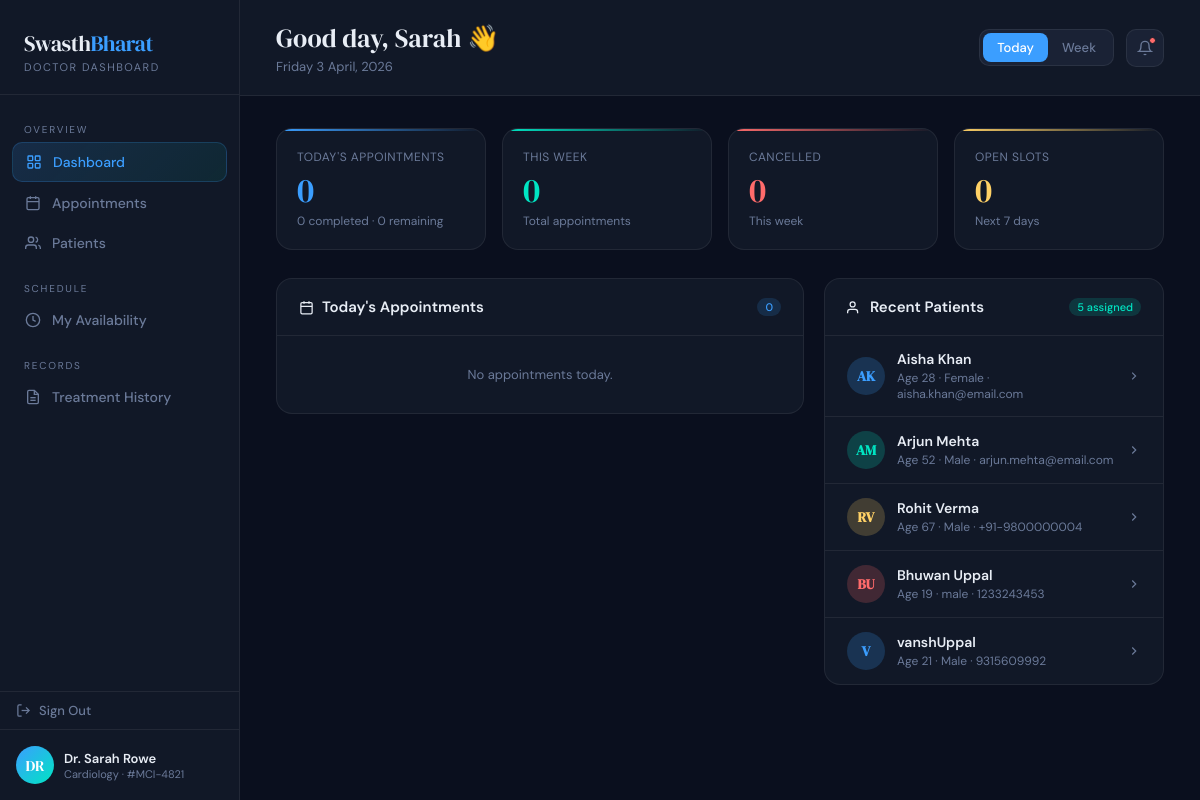
Screenshot of /doctordash (signed in) with the database file from the repository.
### HospitalManagementSystem_23f2001648/models.py (models this page shows)
class User(db.Model, UserMixin):
    __tablename__ = "users"
    name= db.Column(db.String(150), nullable=False)
    pincode = db.Column(db.String(20), nullable=False)
    id = db.Column(db.Integer, primary_key=True)
    email = db.Column(db.String(150), unique=True, nullable=False)
    address=db.Column(db.String(255), nullable=False)
    password = db.Column(db.String(255), nullable=False)
    role = db.Column(db.String(50), nullable=False)  # admin / doctor / patient
    phone = db.Column(db.String(20))
    is_blacklisted = db.Column(db.Boolean, default=False, nullable=False)
    doctor_profile = db.relationship(
        "DoctorProfile",
        back_populates="user",
        uselist=False,
        cascade="all, delete"
    )
    patient_profile = db.relationship(
        "PatientProfile",
        back_populates="user",
        uselist=False,
        cascade="all, delete"
    )

class DoctorProfile(db.Model):
    __tablename__ = "doctor_profiles"
    id = db.Column(db.Integer, primary_key=True)
    user_id = db.Column(db.Integer, db.ForeignKey("users.id"), unique=True, nullable=False)
    specialization = db.Column(db.String(150), nullable=False)
    experience = db.Column(db.Integer, nullable=False)
    contact_info = db.Column(db.String(150), nullable=False)
    license = db.Column(db.String(100), nullable=False)
    user = db.relationship("User", back_populates="doctor_profile")
    availabilities = db.relationship(
        "Availability",
        back_populates="doctor",
        cascade="all, delete-orphan"
    )
    appointments = db.relationship(
        "Appointment",
        back_populates="doctor",
        cascade="all, delete-orphan"
    )

class PatientProfile(db.Model):
    __tablename__ = "patient_profiles"
    id = db.Column(db.Integer, primary_key=True)
    user_id = db.Column(db.Integer, db.ForeignKey("users.id"), unique=True, nullable=False)
    age = db.Column(db.Integer, nullable=False)
    gender = db.Column(db.String(10), nullable=False)
    contact_info = db.Column(db.String(150), nullable=False)
    user = db.relationship("User", back_populates="patient_profile")
    appointments = db.relationship(
        "Appointment",
        back_populates="patient",
        cascade="all, delete-orphan"
    )

### HospitalManagementSystem_23f2001648/app.py (the view)
@app.route('/doctordash')
@login_required
def doctordash():
    if current_user.role != 'doctor':
        flash('Unauthorized access.', 'danger')
        return redirect(url_for('home'))
    dp = _get_doctor_profile()
    if not dp:
        flash('Doctor profile not found.', 'danger')
        return redirect(url_for('home'))
    today_dt  = date.today()
    week_end  = today_dt + timedelta(days=7)
    all_appointments = (
        Appointment.query
        .filter_by(doctor_id=dp.id)
        .order_by(Appointment.date.desc(), Appointment.time.desc())
        .all()
    )
    today_appointments = [a for a in all_appointments if a.date == today_dt]
    week_appointments  = [a for a in all_appointments
                          if today_dt <= a.date <= week_end]
    today_count    = len(today_appointments)
    completed_today = sum(1 for a in today_appointments if a.status == 'completed')
    scheduled_today = sum(1 for a in today_appointments if a.status == 'scheduled')
    week_count     = len(week_appointments)
    cancelled_week = sum(1 for a in week_appointments if a.status == 'cancelled')
    availability = (
        Availability.query
        .filter_by(doctor_id=dp.id)
        .filter(Availability.date >= today_dt, Availability.date <= week_end)
        .order_by(Availability.date, Availability.start_time)
        .all()
    )
    open_slots = len(availability)
    patient_ids = list({a.patient_id for a in all_appointments})
    patients = PatientProfile.query.filter(PatientProfile.id.in_(patient_ids)).all()
    treatment_records = []
    try:
        from models import TreatmentRecord
        treatment_records = (
            TreatmentRecord.query
            .join(Appointment)
            .filter(Appointment.doctor_id == dp.id)
            .order_by(TreatmentRecord.created_at.desc())
            .all()
        )
    except ImportError:
        pass
    appointments_json = json.dumps([{
        'id':           a.id,
        'patient_id':   a.patient_id,
        'patient_name': a.patient.user.name,
        'date':         a.date.strftime('%Y-%m-%d'),
        'time':         a.time.strftime('%H:%M'),
        'status':       a.status,
    } for a in all_appointments])
    availability_json = json.dumps([{
        'id':         s.id,
        'date':       s.date.strftime('%Y-%m-%d'),
        'start_time': s.start_time.strftime('%H:%M'),
        'end_time':   s.end_time.strftime('%H:%M'),
    } for s in availability])
    patients_json = json.dumps([{
        'id':          p.id,
        'name':        p.user.name,
        'email':       p.user.email,
        'age':         p.age,
        'gender':      p.gender,
        'contact_info': p.contact_info,
    } for p in patients])
    return render_template(
        'doctordash.html',
        doctor              = current_user,
        dp                  = dp,
        today_appointments  = today_appointments,
        all_appointments    = all_appointments,
        patients            = patients,
        treatment_records   = treatment_records,
        today_count         = today_count,
        completed_today     = completed_today,
        scheduled_today     = scheduled_today,
        week_count          = week_count,
        cancelled_week      = cancelled_week,
        open_slots          = open_slots,
        appointments_json   = appointments_json,
        availability_json   = availability_json,
        patients_json       = patients_json,
    )

### HospitalManagementSystem_23f2001648/app.py (called while the page is built)
@login_manager.user_loader
def load_user(user_id):
    return User.query.get(int(user_id))

def _get_doctor_profile():
    if current_user.role != 'doctor':
        return None
    return DoctorProfile.query.filter_by(user_id=current_user.id).first()

### HospitalManagementSystem_23f2001648/templates/doctordash.html (shortened to what this page needs)
<!DOCTYPE html>
<html lang="en">
<head>
</head>
<body>
{%- macro patient_row(p, idx) %}
{%- set av_classes = ['avatar-a','avatar-b','avatar-c','avatar-d'] %}
{%- set avc = av_classes[(idx - 1) % 4] %}
{%- set nm = p.user.name %}
{%- set init = (nm.split()[0][0] + (nm.split()[-1][0] if nm.split()|length > 1 else '')) | upper %}
<div class="patient-item" onclick="openPatientModal({{ p.id }})">
  <div class="patient-avatar {{ avc }}">{{ init }}</div>
  <div>
    <div class="patient-name">{{ nm }}</div>
    <div class="patient-meta">Age {{ p.age }} · {{ p.gender }} · {{ p.contact_info }}</div>
  </div>
  <svg class="chevron" width="14" height="14" fill="none" stroke="currentColor" stroke-width="2" viewBox="0 0 24 24"><polyline points="9 18 15 12 9 6"/></svg>
</div>
{%- endmacro %}
{% set dp = doctor.doctor_profile %}
{% set nparts = doctor.name.split() %}
{% set initials = (nparts[0][0] + (nparts[-1][0] if nparts|length > 1 else '')) | upper %}
<aside class="sidebar">
  <div class="logo">
    <div class="logo-mark">Swasth<span>Bharat</span></div>
    <div class="logo-sub">Doctor Dashboard</div>
  </div>
  <nav class="nav">
    <div class="nav-section-label">Overview</div>
    <div class="nav-item active" onclick="showPanel('dashboard')">
      <span class="nav-icon"><svg width="16" height="16" fill="none" stroke="currentColor" stroke-width="2" viewBox="0 0 24 24"><rect x="3" y="3" width="7" height="7" rx="1"/><rect x="14" y="3" width="7" height="7" rx="1"/><rect x="3" y="14" width="7" height="7" rx="1"/><rect x="14" y="14" width="7" height="7" rx="1"/></svg></span>
      Dashboard
    </div>
    <div class="nav-item" onclick="showPanel('appointments')">
      <span class="nav-icon"><svg width="16" height="16" fill="none" stroke="currentColor" stroke-width="2" viewBox="0 0 24 24"><rect x="3" y="4" width="18" height="18" rx="2"/><path d="M16 2v4M8 2v4M3 10h18"/></svg></span>
      Appointments
    </div>
    <div class="nav-item" onclick="showPanel('patients')">
      <span class="nav-icon"><svg width="16" height="16" fill="none" stroke="currentColor" stroke-width="2" viewBox="0 0 24 24"><path d="M17 21v-2a4 4 0 0 0-4-4H5a4 4 0 0 0-4 4v2"/><circle cx="9" cy="7" r="4"/><path d="M23 21v-2a4 4 0 0 0-3-3.87M16 3.13a4 4 0 0 1 0 7.75"/></svg></span>
      Patients
    </div>
    <div class="nav-section-label" style="margin-top:8px">Schedule</div>
    <div class="nav-item" onclick="showPanel('availability')">
      <span class="nav-icon"><svg width="16" height="16" fill="none" stroke="currentColor" stroke-width="2" viewBox="0 0 24 24"><circle cx="12" cy="12" r="10"/><path d="M12 6v6l4 2"/></svg></span>
      My Availability
    </div>
    <div class="nav-section-label" style="margin-top:8px">Records</div>
    <div class="nav-item" onclick="showPanel('history')">
      <span class="nav-icon"><svg width="16" height="16" fill="none" stroke="currentColor" stroke-width="2" viewBox="0 0 24 24"><path d="M14 2H6a2 2 0 0 0-2 2v16a2 2 0 0 0 2 2h12a2 2 0 0 0 2-2V8z"/><polyline points="14 2 14 8 20 8"/><line x1="16" y1="13" x2="8" y2="13"/><line x1="16" y1="17" x2="8" y2="17"/></svg></span>
      Treatment History
    </div>
  </nav>
  <a href="{{ url_for('home') }}" class="logout-link">
    <svg width="15" height="15" fill="none" stroke="currentColor" stroke-width="2" viewBox="0 0 24 24"><path d="M9 21H5a2 2 0 0 1-2-2V5a2 2 0 0 1 2-2h4"/><polyline points="16 17 21 12 16 7"/><line x1="21" y1="12" x2="9" y2="12"/></svg>
    Sign Out
  </a>
  <div class="doc-info">
    <div class="doc-avatar">{{ initials }}</div>
    <div>
      <div class="doc-name">{{ doctor.name }}</div>
      <div class="doc-role">{{ dp.specialization if dp else 'Doctor' }} · #{{ dp.license if dp else '—' }}</div>
    </div>
  </div>
</aside>
<main class="main">
  <div class="topbar">
    <div>
      <div class="topbar-title">Good day, {{ doctor.name.split()[1] }} 👋</div>
      <div class="topbar-date" id="topbar-date"></div>
    </div>
    <div class="topbar-right">
      <div class="view-toggle">
        <div class="view-btn active" onclick="setView('day',this)">Today</div>
        <div class="view-btn" onclick="setView('week',this)">Week</div>
      </div>
      <div class="notif-btn">
        <svg width="16" height="16" fill="none" stroke="currentColor" stroke-width="2" viewBox="0 0 24 24"><path d="M18 8A6 6 0 0 0 6 8c0 7-3 9-3 9h18s-3-2-3-9"/><path d="M13.73 21a2 2 0 0 1-3.46 0"/></svg>
        <div class="notif-dot"></div>
      </div>
    </div>
  </div>
  <div class="content">
    <div class="panel active" id="panel-dashboard">
      <div class="stats-row">
        <div class="stat-card blue">
          <div class="stat-label">Today's Appointments</div>
          <div class="stat-value" id="stat-today">{{ today_count }}</div>
          <div class="stat-sub">
            {{ completed_today }} completed · {{ scheduled_today }} remaining
          </div>
        </div>
        <div class="stat-card green">
          <div class="stat-label">This Week</div>
          <div class="stat-value">{{ week_count }}</div>
          <div class="stat-sub">Total appointments</div>
        </div>
        <div class="stat-card red">
          <div class="stat-label">Cancelled</div>
          <div class="stat-value">{{ cancelled_week }}</div>
          <div class="stat-sub">This week</div>
        </div>
        <div class="stat-card yellow">
          <div class="stat-label">Open Slots</div>
          <div class="stat-value">{{ open_slots }}</div>
          <div class="stat-sub">Next 7 days</div>
        </div>
      </div>
      <div class="two-col">
        <div class="section-card">
          <div class="section-header">
            <div class="section-title">
              <svg width="15" height="15" fill="none" stroke="currentColor" stroke-width="2" viewBox="0 0 24 24"><rect x="3" y="4" width="18" height="18" rx="2"/><path d="M16 2v4M8 2v4M3 10h18"/></svg>
              <span id="dash-appt-title">Today's Appointments</span>
            </div>
            <span class="section-badge badge-blue" id="dash-appt-badge">{{ today_count }}</span>
          </div>
          <div id="dashboard-appt-list">
            {%- if today_appointments %}
              {%- for appt in today_appointments %}{{ appt_row(appt) }}{%- endfor %}
            {%- else %}
              <div class="empty-state">No appointments today.</div>
            {%- endif %}
          </div>
        </div>
        <div class="section-card">
          <div class="section-header">
            <div class="section-title">
              <svg width="15" height="15" fill="none" stroke="currentColor" stroke-width="2" viewBox="0 0 24 24"><path d="M17 21v-2a4 4 0 0 0-4-4H5a4 4 0 0 0-4 4v2"/><circle cx="9" cy="7" r="4"/></svg>
              Recent Patients
            </div>
            <span class="section-badge badge-green">{{ patients | length }} assigned</span>
          </div>
          {%- for p in patients[:5] %}{{ patient_row(p, loop.index) }}{%- endfor %}
        </div>
      </div>
    </div>
  </div>
</main>
</body>
</html>

### rows the page displays
User: name "Dr. Sarah Rowe", name "Sarah"
DoctorProfile: specialization "Cardiology", license "MCI-4821"
PatientProfile: init "AK", age "28", gender "Female", contact_info "aisha.khan@email.com"
User: name "Aisha Khan"
PatientProfile: init "AM", age "52", gender "Male", contact_info "arjun.mehta@email.com"
User: name "Arjun Mehta"
PatientProfile: init "RV", age "67", gender "Male", contact_info "+91-9800000004"
User: name "Rohit Verma"
PatientProfile: init "BU", age "19", gender "male", contact_info "1233243453"
User: name "Bhuwan Uppal"
PatientProfile: init "V", age "21", gender "Male", contact_info "9315609992"
User: name "vanshUppal"

### other values shown
{{ initials }} "DR"
{{ today_count }} "0"
{{ completed_today }} "0"
{{ scheduled_today }} "0"
{{ week_count }} "0"
{{ cancelled_week }} "0"
{{ open_slots }} "0"
{{ patients | length }} "5"
